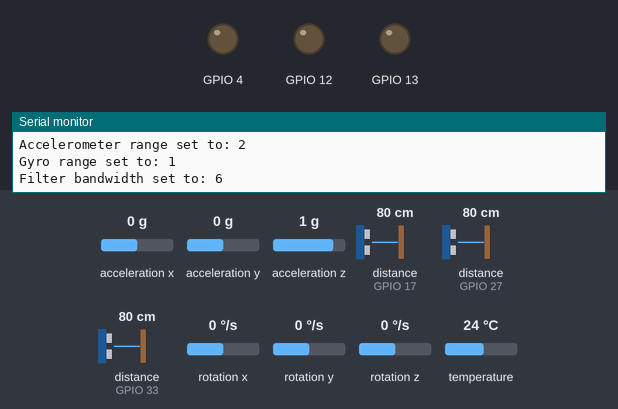
The sketch below on a simulated ESP32. Parts: output pins drawn as LEDs (lit = HIGH), the last lines printed to the serial monitor. Wiring (inferred from the names in the program): 3 × ultrasonic range finder: trigger GPIO 16, echo GPIO 17 / trigger GPIO 26, echo GPIO 27 / trigger GPIO 32, echo GPIO 33. The inputs (shaded band) are chosen by the test bench; at power-on: distance to the obstacle (sensors on GPIO 17, GPIO 27, GPIO 33) 80 cm, acceleration x 0 g, acceleration y 0 g, acceleration z 1 g, rotation x 0 °/s, rotation y 0 °/s, rotation z 0 °/s, temperature 24 °C. The echo pulse lasts 58.3 µs per cm; pins used as bus, display or sensor lines are not drawn.

Above: at 0.8 s.
0.9 s: distance to the obstacle (sensor on GPIO 17) set to 299 cm
At 5.5 s:
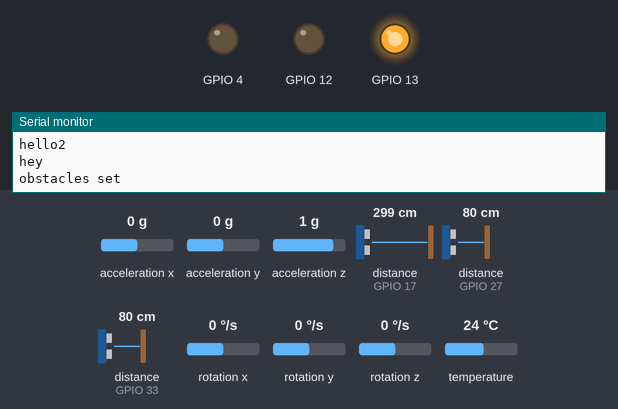
Timing chart, 0 to 7.0 s (numbered marks = the images above; inputs shaded):
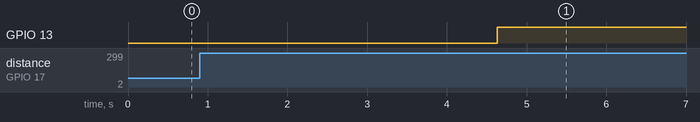

Measured:
- after the input at 0.9 s, GPIO 13: LOW → HIGH after 3.7 s

The sketch:

main.ino
```cpp
#include "headers.h"
#include "defs.h"

Robo robot;

void setup() {
  Serial.begin(115200);

  robot.Setup(_GRID_ROWS, _GRID_COLS, _GRID_SQUARE_SIDE_LEN, _START_X, _START_Y, _END_X, _END_Y, _ROBO_LEN, _ROBO_WIDTH, _TRIG1, _ECHO1, _ERROR1,
 _TRIG2, _ECHO2, _ERROR2, _TRIG3, _ECHO3, _ECHO3, _LEFTMOTOR1, _LEFTMOTOR2, _RIGHTMOTOR1, _RIGHTMOTOR2, _SCL, _SDA);

  Serial.println("beginning algo");
  robot.Algorithm();
  Serial.println("done algo");
  robot.Victory();
}

void loop() {
  Serial.println("in loop");
}
```

defs.h
```cpp
#pragma once

#define _GRID_ROWS 10
#define _GRID_COLS 10
#define _GRID_SQUARE_SIDE_LEN 30
#define _START_X 0
#define _START_Y 0
#define _END_X 9
#define _END_Y 9
#define _ROBO_LEN 25
#define _ROBO_WIDTH 25
#define _TRIG1 16
#define _ECHO1 17
#define _ERROR1 0
#define _TRIG2 26
#define _ECHO2 27
#define _ERROR2 0
#define _TRIG3 32
#define _ECHO3 33
#define _ERROR3 0
#define _LEFTMOTOR1 4
#define _LEFTMOTOR2 4
#define _RIGHTMOTOR1 12
#define _RIGHTMOTOR2 13
#define _SCL 22
#define _SDA 21
```

grid.cpp
```cpp
#include "headers.h"

Grid::Grid()
{

}

void Grid::init(int n_rows, int n_cols, int start_x, int start_y, int end_x, int end_y)
{
  this->n_rows = n_rows;
  this->n_cols = n_cols;
  this->start_x = start_x;
  this->start_y = start_y;
  this->end_x = end_x;
  this->end_y = end_y;

  Array = new int* [n_rows];
  for (int i = 0; i < n_rows; i++)
    Array[i] = new int [n_cols];

  Visited = new int* [n_rows];
  for (int i = 0; i < n_rows; i++)
    Visited[i] = new int [n_cols];

  for(int i = 0; i < n_rows; i++)
  {
    for(int j = 0; j < n_cols; j++)
    {
      Array[i][j] == 0;
      Visited[i][j] == 0;
    }
  }
}
```

grid.h
```cpp
#pragma once

#include "headers.h"

class Grid {
  public:
  int n_rows;
  int n_cols;
  int start_x;
  int start_y;
  int end_x;
  int end_y;

  int **Array;
  int **Visited;

  Grid();
  void init(int n_rows, int n_cols, int start_x, int start_y, int end_x, int end_y);
};
```

gyro.cpp
```cpp
#include "esp32-hal.h"
#include "headers.h"

Gyroscope::Gyroscope()
{
}

void Gyroscope::Setup(int SCL_pin, int SDA_pin)
{
  SCL = SCL_pin;
  SDA = SDA_pin;
  this->errors[0]= 0;
  this->errors[1]= 0;
  this->errors[2]= 0;
  this->errors[3]= 0;
  this->errors[4]= 0;
  this->errors[5]= 0;
  this->errors[6]= 0;

  /*Taken directly from examples*/
  Serial.println("Adafruit MPU6050 test!");

  // Try to initialize!
  if (!mpu.begin())
  {
    Serial.println("Failed to find MPU6050 chip");
    while (1)
      delay(10);
  }
  Serial.println("MPU6050 Found!");

  mpu.setAccelerometerRange(MPU6050_RANGE_8_G);
  Serial.print("Accelerometer range set to: ");
  Serial.println(mpu.getAccelerometerRange());

  mpu.setGyroRange(MPU6050_RANGE_500_DEG);
  Serial.print("Gyro range set to: ");
  Serial.println(mpu.getGyroRange());

  mpu.setFilterBandwidth(MPU6050_BAND_5_HZ);
  Serial.print("Filter bandwidth set to: ");
  Serial.println(mpu.getFilterBandwidth());

  // now take 5000 readings to set errors
  int count = 0;
  while(count++ < 2000)
  {
    sensors_event_t a, g, temp;
    mpu.getEvent(&a, &g, &temp);
    errors[0] += g.gyro.x;
    errors[1] += g.gyro.y;
    errors[2] += g.gyro.z;
    errors[3] += a.acceleration.x;
    errors[4] += a.acceleration.y;
    errors[5] += a.acceleration.z;
    delayMicroseconds(100);
  }
  errors[0] /= 2000;
  errors[1] /= 2000;
  errors[2] /= 2000;
  errors[3] /= 2000;
  errors[4] /= 2000;
  errors[5] /= 2000;
  Serial.println("gyro setup");
}

void Gyroscope::getAngularReading(double *angularVelXYZ)
{
  sensors_event_t a, g, temp;
  mpu.getEvent(&a, &g, &temp);

  angularVelXYZ[0] = g.gyro.x - errors[0];
  angularVelXYZ[1] = g.gyro.y - errors[1];
  angularVelXYZ[2] = g.gyro.z - errors[2];
}

void Gyroscope::getLinearReading(double *accelerationXYZ)
{
  sensors_event_t a, g, temp;
  mpu.getEvent(&a, &g, &temp);

  accelerationXYZ[0] = a.acceleration.x - errors[3];
  accelerationXYZ[1] = a.acceleration.y - errors[4];
  accelerationXYZ[2] = a.acceleration.z - errors[5];
}
```

gyro.h
```cpp
#pragma once

#include "headers.h"

class Gyroscope
{
private:
  int SCL;
  int SDA;
  int XCL;
  int XDA;
  int ADO;
  int INT;
  int errors[6];
  Adafruit_MPU6050 mpu;

public:
  Gyroscope();
  void Setup(int SCL_pin, int SDA_pin);
  void getAngularReading(double *angularVelXYZ);
  void getLinearReading(double *accelerationXYZ);
};
```

headers.h
```cpp
#pragma once
using namespace std;
#include "esp32-hal-gpio.h"
#include <Adafruit_MPU6050.h>
#include <Adafruit_Sensor.h>
#include <Wire.h>
#include <utility>
#include "freertos/portmacro.h"
#include <cinttypes>

#include "sensors.h"
#include "grid.h"
#include "gyro.h"
#include "motor.h"
#include "robo.h"
```

motor.cpp
```cpp
#include "headers.h"

Motors::Motors()
{
}

void Motors::Setup(int left1, int left2, int right1, int right2)
{
  leftMotor[0] = left1;
  leftMotor[1] = left2;

  rightMotor[0] = right1;
  rightMotor[1] = right2;

  maxSpeed = 1000; // voltage dependent

  for(int i = 0; i < 2; i++)
  {
    pinMode(leftMotor[i], OUTPUT);
    pinMode(rightMotor[i], OUTPUT);
  }
}

void Motors::setSpeed(int leftSpeed, int rightSpeed)
{
  int leftCheck = leftSpeed < 0;
  analogWrite(leftMotor[leftCheck], abs(leftSpeed));
  analogWrite(leftMotor[leftCheck ^ 1], 0);

  int rightCheck = rightSpeed < 0;
  analogWrite(rightMotor[rightCheck], abs(rightSpeed));
  analogWrite(rightMotor[rightCheck ^ 1], 0);
}
```

motor.h
```cpp
#pragma once

#include "headers.h"

class Motors
{
public:
  int leftMotor[2]; // = {4, 5};
  int rightMotor[2]; // = {12, 13};
  int maxSpeed; // = 300;

  Motors();

  void Setup(int left1, int left2, int right1, int right2);
  void setSpeed(int leftSpeed, int rightSpeed);
};
```

robo.cpp
```cpp
#include "headers.h"

Robo::Robo()
{

}

void Robo::Setup(int GRID_ROWS, int GRID_COLS, int GRID_SQUARE_SIDE_LEN, int START_X, int START_Y, int END_X, int END_Y, int ROBO_LEN, int ROBO_WIDTH, int TRIG1, int ECHO1,
int ERROR1, int TRIG2, int ECHO2, int ERROR2, int TRIG3, int ECHO3, int ERROR3, int LEFTMOTOR1, int LEFTMOTOR2, int RIGHTMOTOR1, int RIGHTMOTOR2,
 int SCL, int SDA)
{
  grid_rows   = GRID_ROWS;
  grid_cols   = GRID_COLS;

  grid_square_side_len = GRID_SQUARE_SIDE_LEN;
  start_x = START_X;
  start_y = START_Y;

  end_x = END_X;
  end_y = END_Y;

  robo_len    = ROBO_LEN;
  robo_width  = ROBO_WIDTH;

  trig_pin1   = TRIG1;
  echo_pin1   = ECHO1;
  error1      = ERROR1;

  trig_pin2   = TRIG2;
  echo_pin2   = ECHO2;
  error2      = ERROR2;

  trig_pin3   = TRIG3;
  echo_pin3   = ECHO3;
  error3      = ERROR3;

  // start condition
  curX = start_x;
  curY = start_y;
  curOrientation = 0;

  repulsiveForceConst = 10;
  repulsiveForceConst = 20;

  grid.init(GRID_ROWS, GRID_COLS, START_X, START_Y, END_X, END_Y);
  Left.Setup(TRIG1, ECHO1, ERROR1);
  Right.Setup(TRIG2, ECHO2, ERROR2);
  Forward.Setup(TRIG3, ECHO3, ERROR3);
  gyro.Setup(SCL, SDA);
  motors.Setup(LEFTMOTOR1, LEFTMOTOR2, RIGHTMOTOR1, RIGHTMOTOR2);

  grid.Visited[curX][curY] = 1;

  Serial.println("setup done");
}

void Robo::setObstacleCells()
{

  int LeftObstacleDist = (int)(Left.take_reading() / grid_square_side_len);
  int RightObstacleDist = (int)(Right.take_reading() / grid_square_side_len);
  int ForwardObstacleDist = (int)(Forward.take_reading() / grid_square_side_len);

  Serial.println("hello1");
  Serial.print(LeftObstacleDist);
  Serial.print(RightObstacleDist);
  Serial.println(ForwardObstacleDist);
  Serial.println("hello2");

  if(curOrientation == 0) // facing along +X
  {
      if(0 <= curX - LeftObstacleDist < grid_rows) grid.Array[curX - LeftObstacleDist][curY] = 1;
      if(0 <= curY + ForwardObstacleDist < grid_cols) grid.Array[curX][curY + ForwardObstacleDist] = 1;
      if(0 <= curX + RightObstacleDist < grid_rows) grid.Array[curX + RightObstacleDist][curY] = 1;
  }
  else if(curOrientation == 1) // facing along +X
  {
    if(0 <= curY + LeftObstacleDist < grid_cols) grid.Array[curX][curY + LeftObstacleDist] = 1;
    if(0 <= curX + ForwardObstacleDist < grid_rows) grid.Array[curX + ForwardObstacleDist][curY] = 1;
    if(0 <= curY - RightObstacleDist < grid_cols) grid.Array[curX][curY - RightObstacleDist] = 1;
  }
  else if(curOrientation == 2) // facing along -Y
  {
    if(0 <= curX + LeftObstacleDist < grid_rows) grid.Array[curX + LeftObstacleDist][curY] = 1;
    if(0 <= curY + ForwardObstacleDist < grid_cols) grid.Array[curX][curY + ForwardObstacleDist] = 1;
    if(0 <= curX - RightObstacleDist < grid_rows) grid.Array[curX - RightObstacleDist][curY] = 1;
  }
  else if(curOrientation == 3) // facing along -X
  {
    if(0<= curY - LeftObstacleDist < grid_cols) grid.Array[curX][curY - LeftObstacleDist] = 1;
    if(0<= curX - ForwardObstacleDist < grid_rows) grid.Array[curX - ForwardObstacleDist][curY] = 1;
    if(0<= curY + RightObstacleDist < grid_cols) grid.Array[curX][curY + RightObstacleDist] = 1;
  }

  Serial.println("hey");
}

pair<double, double> Robo::GetNetForce()
{
  pair<double, double> netForce = std::make_pair(0.0, 0.0);

  // add repulsive forces from obstacles
  for(int i = 0; i < grid.n_rows; i++)
  {
    for(int j = 0; j < grid.n_cols; j++)
    {
      if(grid.Array[i][j] == 1)
      {
        double ObstDistSq = ((curX - i) * (curX - i) + (curY - j) * (curY - j));
        double ObstDist = std:: pow(ObstDistSq, 0.5);
        double ObstForceMag = repulsiveForceConst / ObstDistSq;
        netForce.first += ObstForceMag * ((curX - i) / ObstDist); // X component, along with direction
        netForce.second += ObstForceMag * ((curY - j) / ObstDist); // Y component, along with direction
      }
    }
  }

  // add attractive force from target
  double TargetDistSq = ((curX - end_x) * (curX - end_x) + (curY - end_y) * (curY - end_y));
  double TargetDist = std:: pow(TargetDistSq, 0.5);
  double TargetForceMag = attractiveForceConst / TargetDistSq;
  netForce.first += TargetForceMag * ((curX - end_x) / TargetDist); // X component, along with direction
  netForce.second += TargetForceMag * ((curY - end_y) / TargetDist); // Y component, along with direction

  return netForce;
}

void Robo::Rotate(int angleToRotate)
{
  if(angleToRotate == 0)
    return;
  double angleRotated = 0.0;

  double absCurAngle = 0;
  double absTotalAngle = angleToRotate ? angleToRotate : -angleToRotate;

  double angularVel[3];

  if(angleToRotate > 0) // towards right
    motors.setSpeed(motors.maxSpeed / 2, -motors.maxSpeed / 2);
  else if(angleToRotate < 0) // towards right
    motors.setSpeed(-motors.maxSpeed / 2, motors.maxSpeed / 2);

  while(absCurAngle < absTotalAngle)
  {
    delay(2); // move motors for 2 ms

    gyro.getAngularReading(angularVel);
    angleRotated += angularVel[2] * 0.002; // degrees
  }

  motors.setSpeed(0, 0);

  // do we need to move some distance back to adjust position?
}

void Robo::MoveOneCellForward()
{
  double currentDistMoved = 0.0;
  double curVelY = 0.0;
  double accel[3];

  motors.setSpeed(motors.maxSpeed / 2, motors.maxSpeed / 2);

  while(currentDistMoved < grid_square_side_len)
  {
    delay(2);
    gyro.getLinearReading(accel);

    // second equation of motion : s = u * t + (1 / 2) * a * t * t
    currentDistMoved += curVelY * 0.002 + 0.5 * accel[1] * 0.002 * 0.002;
    // first equation of motion: v = u + a * t
    curVelY = curVelY + 0.002 * accel[1];
  }

  motors.setSpeed(0, 0);
}

void Robo::Move(pair<int, int> nextCell)
{
  // first find out the orientation required before moving one block forward
  int orientReq;
  if(nextCell.second == curY - 1)
    orientReq = 2; // -Y
  else if(nextCell.second == curY + 1)
    orientReq = 0; // +Y
  else if(nextCell.first == curX - 1)
    orientReq = 3; // -X
  else if(nextCell.first == curX + 1)
    orientReq = 1; // +X

  // fix for -90
  int orientChange = (orientReq - curOrientation) % 4;
  if(orientChange == 3)
    orientChange = -1;

  int angleToRotate = orientChange * 90;

  Rotate(angleToRotate);
  MoveOneCellForward();

  // update position and orientation
  curX = nextCell.first;
  curY = nextCell.second;
  curOrientation = orientReq;

  grid.Visited[curX][curY] = 1;
}

void Robo::Algorithm()
{
  while(!(curX == end_x && curY == end_y))
  {

    // take reading and set obstacles
    setObstacleCells();
    Serial.println("obstacles set");

    pair<double, double> netF = GetNetForce();

    // decide next cell (giving priority to neighbours along Y direction)
    pair<int, int> nextCell;
    if(netF.second < 0 &&  0 <= (curY - 1) < grid_cols && grid.Array[curX][curY - 1] == 0)
      nextCell = std::make_pair(curX, curY - 1);
    else if(netF.second > 0 &&  0 <= (curY + 1) < grid_cols && grid.Array[curX][curY + 1] == 0)
      nextCell = std::make_pair(curX, curY + 1);
    else if(netF.first < 0 &&  0 <= (curX - 1) < grid_rows && grid.Array[curX - 1][curY] == 0)
      nextCell = std::make_pair(curX - 1, curY);
    else if(netF.first > 0 &&  0 <= (curX + 1) < grid_rows && grid.Array[curX + 1][curY] == 0)
      nextCell = std::make_pair(curX + 1, curY);
    else // nowhere to move
      Confused();

    Move(nextCell);
  }
}

void Robo::Confused()
{
  motors.setSpeed(motors.maxSpeed, -motors.maxSpeed); // do clockwise wheelies
  while(1){}
}

void Robo::Victory()
{
  motors.setSpeed(-motors.maxSpeed, motors.maxSpeed); // do counterclockwise wheelies
  while(1){}
}
```

robo.h
```cpp
#pragma once
#include "headers.h"

class Robo {
  public:
  int robo_len;
  int robo_width;

  int start_x;
  int start_y;
  int end_x;
  int end_y;

  int grid_rows;
  int grid_cols;
  int grid_square_side_len;

  int trig_pin1;
  int echo_pin1;
  int error1;

  int trig_pin2;
  int echo_pin2;
  int error2;

  int trig_pin3;
  int echo_pin3;
  int error3;

  // objects
  Ultrasonic Left;
  Ultrasonic Right;
  Ultrasonic Forward;
  Grid grid;
  Gyroscope gyro;
  Motors motors;

  int curX;
  int curY;
  int curOrientation; // 0 along +Y, 1 along +X, 2 along -Y, 3 along -X

  float repulsiveForceConst;
  float attractiveForceConst;

  // constructor
  Robo();
  void Setup(int GRID_ROWS, int GRID_COLS, int GRID_SQUARE_SIDE_LEN, int START_X, int START_Y, int END_X, int END_Y, int ROBO_LEN, int ROBO_WIDTH, int TRIG1, int ECHO1, int ERROR1, int TRIG2, int ECHO2, int ERROR2, int TRIG3, int ECHO3, int ERROR3, int LEFTMOTOR1, int LEFTMOTOR2, int RIGHTMOTOR1, int RIGHTMOTOR2, int SCL, int SDA);

  void setObstacleCells();
  pair<double, double> GetNetForce();
  void Rotate(int angleToRotate);
  void MoveOneCellForward();
  void Move(pair<int, int> nextCell);
  void Confused();
  void Victory();
  void Algorithm();

};
```

sensors.cpp
```cpp
#include "headers.h"

Ultrasonic::Ultrasonic()
{
}

void Ultrasonic::Setup(uint TRIG_PIN, uint ECHO_PIN, int ERROR) {
  speed_of_sound = 35000; // cmps
  trig_pin = TRIG_PIN;
  echo_pin = ECHO_PIN;
  error = ERROR;

  pinMode(trig_pin, OUTPUT);
  pinMode(echo_pin, INPUT);
  distance = 0;
  time = 0;
}

float Ultrasonic::take_reading() { // waits for 10 microseconds
  digitalWrite(trig_pin, LOW);
  delayMicroseconds(2);
  digitalWrite(trig_pin, HIGH);
  delayMicroseconds(10);
  digitalWrite(trig_pin, LOW);

  time = pulseIn(echo_pin, HIGH);
  distance = ((float) time / 1000000) * speed_of_sound; // in cms
  distance = distance - error;
  return distance;
}
```

sensors.h
```cpp
#pragma once

#include "headers.h"

class Ultrasonic {
  private:
  uint trig_pin;
  uint echo_pin;
  uint speed_of_sound;

  public:
  float distance; // in cms
  uint time;      // time in microseconds received from ultrasonic sensor
  int error;     // error in reading (set while calibrating) in cm

  // constructor
  Ultrasonic();
  void Setup(uint TRIG_PIN, uint ECHO_PIN, int ERROR);
  float take_reading();
};
```
